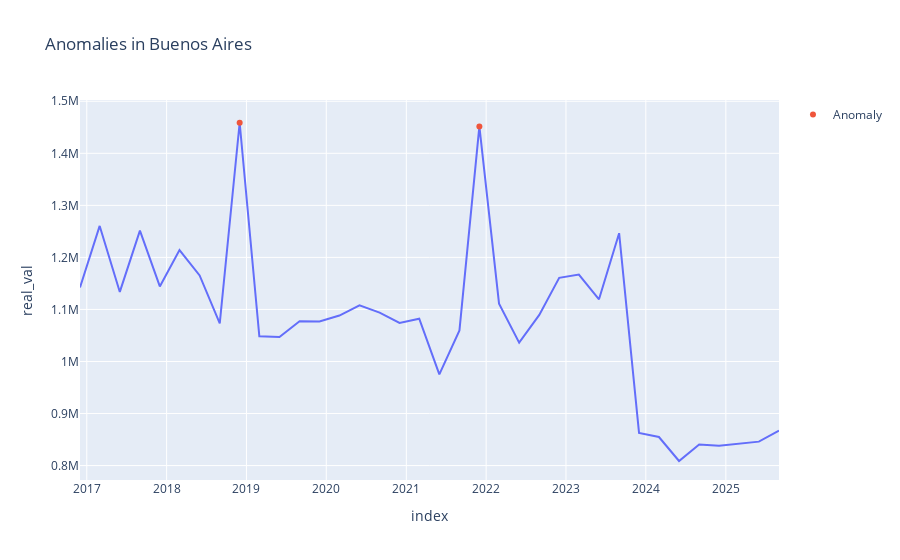

Notebook code for this chart:
### Markdown cell above
## 3. Anomaly Detection with Isolation Forest
Detect sharp drops or spikes in real purchasing power.

### Code cell
# Example: Prototyping for a single province first, then expanding to a flattened multi-province approach
prov = "Buenos Aires"
df_prov = pd.DataFrame(index=df_real.index)
df_prov['real_val'] = df_real[prov]
df_prov['pct_change'] = df_prov['real_val'].pct_change().fillna(0)

iso = IsolationForest(contamination=0.05, random_state=42)
df_prov['anomaly'] = iso.fit_predict(df_prov[['pct_change']])

fig = px.line(df_prov, y="real_val", title=f"Anomalies in {prov}")
anomalies = df_prov[df_prov['anomaly'] == -1]
fig.add_scatter(x=anomalies.index, y=anomalies['real_val'], mode='markers', name='Anomaly')
fig.show()

### Figure 1 — Plotly figure (JSON) as saved in the notebook; plotly's stock layout.template omitted (floating-point values rounded to 4 significant figures)
{"data": [{"hovertemplate": "index=%{x}<br>real_val=%{y}<extra></extra>", "legendgroup": "", "line": {"color": "#636efa", "dash": "solid"}, "marker": {"symbol": "circle"}, "mode": "lines", "name": "", "orientation": "v", "showlegend": false, "type": "scatter", "x": ["2016-12-01T00:00:00.000000000", "2017-03-01T00:00:00.000000000", "2017-06-01T00:00:00.000000000", "2017-09-01T00:00:00.000000000", "2017-12-01T00:00:00.000000000", "2018-03-01T00:00:00.000000000", "2018-06-01T00:00:00.000000000", "2018-09-01T00:00:00.000000000", "2018-12-01T00:00:00.000000000", "2019-03-01T00:00:00.000000000", "2019-06-01T00:00:00.000000000", "2019-09-01T00:00:00.000000000", "2019-12-01T00:00:00.000000000", "2020-03-01T00:00:00.000000000", "2020-06-01T00:00:00.000000000", "2020-09-01T00:00:00.000000000", "2020-12-01T00:00:00.000000000", "2021-03-01T00:00:00.000000000", "2021-06-01T00:00:00.000000000", "2021-09-01T00:00:00.000000000", "2021-12-01T00:00:00.000000000", "2022-03-01T00:00:00.000000000", "2022-06-01T00:00:00.000000000", "2022-09-01T00:00:00.000000000", "2022-12-01T00:00:00.000000000", "2023-03-01T00:00:00.000000000", "2023-06-01T00:00:00.000000000", "2023-09-01T00:00:00.000000000", "2023-12-01T00:00:00.000000000", "2024-03-01T00:00:00.000000000", "2024-06-01T00:00:00.000000000", "2024-09-01T00:00:00.000000000", "2024-12-01T00:00:00.000000000", "2025-03-01T00:00:00.000000000", "2025-06-01T00:00:00.000000000", "2025-09-01T00:00:00.000000000"], "xaxis": "x", "y": [1142000.0, 1260000.0, 1134000.0, 1251000.0, 1144000.0, 1214000.0, 1165000.0, 1073000.0, 1459000.0, 1049000.0, 1047000.0, 1077000.0, 1077000.0, 1088000.0, 1108000.0, 1094000.0, 1074000.0, 1082000.0, 975300.0, 1060000.0, 1452000.0, 1111000.0, 1036000.0, 1089000.0, 1161000.0, 1167000.0, 1120000.0, 1246000.0, 862800.0, 854900.0, 808800.0, 840600.0, 838000.0, 841500.0, 846000.0, 867000.0], "yaxis": "y"}, {"mode": "markers", "name": "Anomaly", "type": "scatter", "x": ["2018-12-01T00:00:00.000000000", "2021-12-01T00:00:00.000000000"], "y": [1459000.0, 1452000.0]}], "layout": {"legend": {"tracegroupgap": 0}, "title": {"text": "Anomalies in Buenos Aires"}, "xaxis": {"anchor": "y", "domain": [0, 1], "title": {"text": "index"}}, "yaxis": {"anchor": "x", "domain": [0, 1], "title": {"text": "real_val"}}}}
